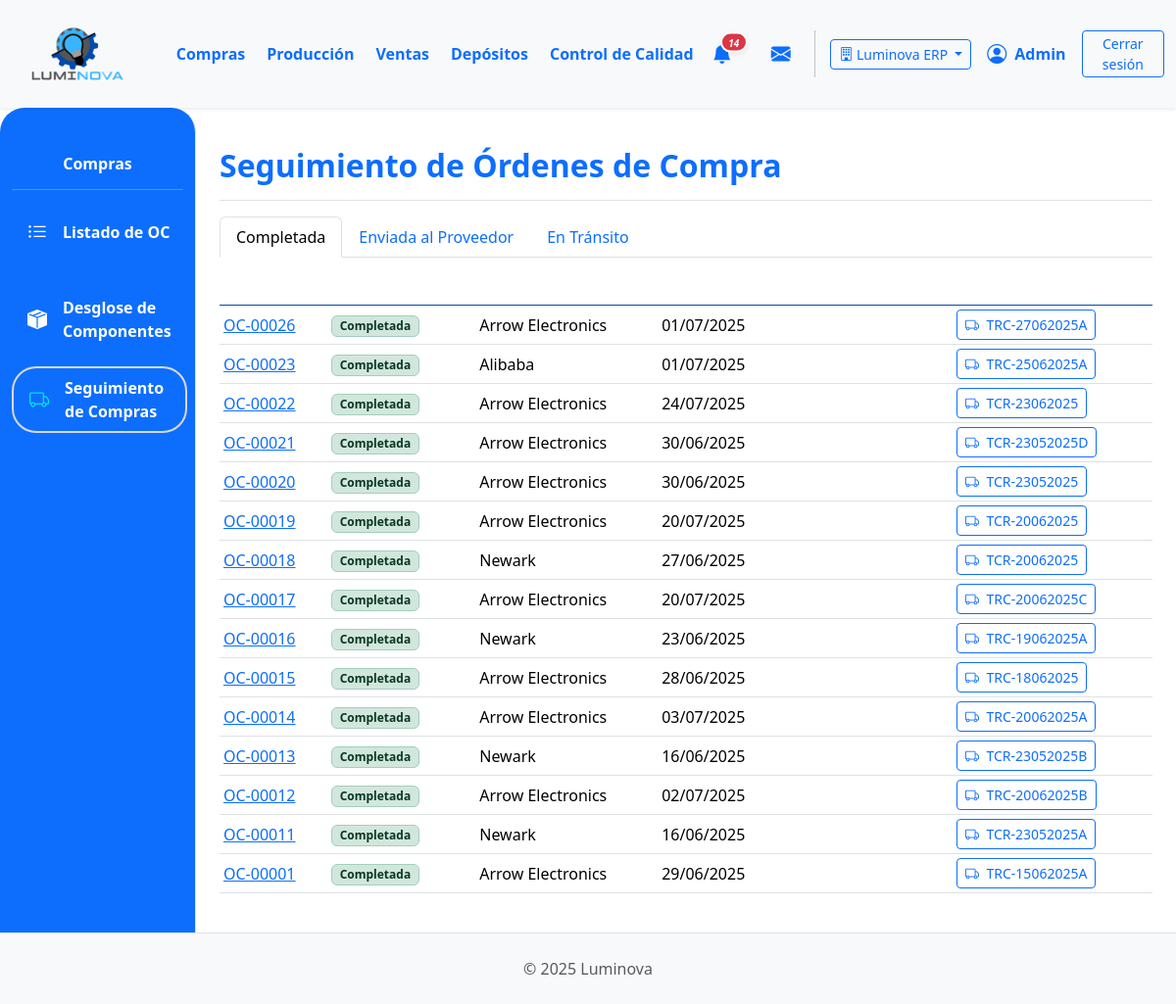
Page /compras/compras/seguimiento/ (signed in) on the committed database.
### App_LUMINOVA/models.py (models this page shows, shortened)
class Empresa(models.Model):
    nombre = models.CharField(max_length=150, unique=True)
    razon_social = models.CharField(max_length=255, blank=True)
    cuit = models.CharField(max_length=20, blank=True)
    direccion = models.CharField(max_length=255, blank=True)
    telefono = models.CharField(max_length=50, blank=True)
    email = models.EmailField(blank=True)
    fecha_creacion = models.DateTimeField(auto_now_add=True)
    activa = models.BooleanField(default=True)
    class Meta:
        verbose_name = "Empresa"
        verbose_name_plural = "Empresas"

class EmpresaScopedModel(models.Model):
    empresa = models.ForeignKey(
        'Empresa',
        on_delete=models.PROTECT,
        related_name="%(app_label)s_%(class)s",
        null=True,
        blank=True,
    )
    EMPRESA_FALLBACK_FIELDS = ()
    class Meta:
        abstract = True

class Orden(EmpresaScopedModel):
    EMPRESA_FALLBACK_FIELDS = ("deposito", "insumo_principal")
    TIPO_ORDEN_CHOICES = [
        ("compra", "Orden de Compra"),
    ]
    ESTADO_ORDEN_COMPRA_CHOICES = [
        ("BORRADOR", "Borrador"),
        ("APROBADA", "Aprobada"),
        ("ENVIADA_PROVEEDOR", "Enviada al Proveedor"),
        ("CONFIRMADA_PROVEEDOR", "Confirmada por Proveedor"),
        ("EN_TRANSITO", "En Tránsito"),
        ("RECIBIDA_PARCIAL", "Recibida Parcialmente"),
        ("RECIBIDA_TOTAL", "Recibida Totalmente"),
        ("COMPLETADA", "Completada"),
        ("CANCELADA", "Cancelada"),
    ]
    numero_orden = models.CharField(
        max_length=20, unique=True, verbose_name="N° Orden de Compra"
    )
    tipo = models.CharField(max_length=20, choices=TIPO_ORDEN_CHOICES, default="compra")
    fecha_creacion = models.DateTimeField(default=timezone.now)
    proveedor = models.ForeignKey(
        Proveedor,
        on_delete=models.PROTECT,
        related_name="ordenes_de_compra_a_proveedor",
    )
    estado = models.CharField(
        max_length=30, choices=ESTADO_ORDEN_COMPRA_CHOICES, default="BORRADOR"
    )
    insumo_principal = models.ForeignKey(
        Insumo,
        on_delete=models.SET_NULL,
        null=True,
        blank=True,
        verbose_name="Insumo Principal",
    )
    cantidad_principal = models.PositiveIntegerField(
        null=True, blank=True, verbose_name="Cantidad Insumo Principal"
    )
    precio_unitario_compra = models.DecimalField(
        max_digits=10,
        decimal_places=2,
        null=True,
        blank=True,
        verbose_name="Precio Unit. Compra (de la oferta)",
    )
    deposito = models.ForeignKey(
        'Deposito',
        on_delete=models.PROTECT,
        null=True,
        blank=True,
        related_name='ordenes_de_compra',
        verbose_name='Depósito que solicita',
        help_text='Depósito que origina la solicitud de compra',
    )
    total_orden_compra = models.DecimalField(
        max_digits=12, decimal_places=2, default=0.00
    )
    fecha_estimada_entrega = models.DateField(null=True, blank=True)
    numero_tracking = models.CharField(max_length=50, null=True, blank=True)
    notas = models.TextField(blank=True, null=True)

class Proveedor(EmpresaScopedModel):
    nombre = models.CharField(max_length=100, unique=True)
    contacto = models.CharField(max_length=100, blank=True)
    telefono = models.CharField(max_length=25, blank=True)
    email = models.EmailField(blank=True, null=True)

### App_LUMINOVA/views_compras.py (the view)
# urls.py: path("compras/seguimiento/", compras_seguimiento_view, name="compras_seguimiento"),
@login_required
def compras_seguimiento_view(request):
    from collections import OrderedDict
    ESTADOS_SEGUIMIENTO = [
        "ENVIADA_PROVEEDOR",
        "EN_TRANSITO",
        "RECIBIDA_PARCIAL",
        "RECIBIDA_TOTAL",
        "COMPLETADA",
    ]
    ocs_seguimiento = filter_ordenes_compra_por_empresa(
        request,
        Orden.objects.filter(tipo="compra", estado__in=ESTADOS_SEGUIMIENTO)
        .select_related("proveedor")
        .order_by("-fecha_creacion")
    )
    estados_oc_dict = OrderedDict()
    for oc in ocs_seguimiento:
        estado = oc.estado
        nombre = oc.get_estado_display()
        if estado not in estados_oc_dict:
            estados_oc_dict[estado] = {"nombre": nombre, "ocs": []}
        estados_oc_dict[estado]["ocs"].append(oc)
    estados_oc_tabs = [(estado, data["nombre"], data["ocs"]) for estado, data in estados_oc_dict.items()]
    context = {
        "estados_oc_tabs": estados_oc_tabs,
        "titulo_seccion": "Seguimiento de Órdenes de Compra",
    }
    return render(request, "compras/seguimiento.html", context)

### App_LUMINOVA/context_processors.py (called while the page is built, shortened)
def puede_ver_deposito_sidebar(request):
    user = getattr(request, 'user', None)
    if not user or not user.is_authenticated:
        return {'puede_ver_deposito_sidebar': False}
    if user.is_superuser:
        return {'puede_ver_deposito_sidebar': True}

def empresa_actual_context(request):
    from .models import Empresa
    context = {
        'empresa_actual': None,
        'empresas_disponibles': [],
        'es_multi_empresa': False,
    }
    if request.user.is_authenticated:
        context['empresa_actual'] = getattr(request, 'empresa_actual', None)
        if request.user.is_superuser:
            empresas = Empresa.objects.filter(activa=True)
            context['empresas_disponibles'] = list(empresas)
            context['es_multi_empresa'] = empresas.count() > 1
        else:
            if hasattr(request.user, 'perfil'):
                context['empresas_disponibles'] = [request.user.perfil.empresa]
    return context

### App_LUMINOVA/empresa_filters.py (called while the page is built)
def _filter_queryset_by_empresa(request, queryset, fallback_paths=None):
    empresa_actual = getattr(request, 'empresa_actual', None)
    if not empresa_actual:
        return queryset.none()
    condition = Q(empresa=empresa_actual)
    if fallback_paths:
        fallback_condition = Q()
        for path in fallback_paths:
            fallback_condition |= Q(empresa__isnull=True) & Q(**{f"{path}__empresa": empresa_actual})
        condition |= fallback_condition
    return queryset.filter(condition)

def filter_ordenes_compra_por_empresa(request, queryset=None):
    if queryset is None:
        queryset = Orden.objects.filter(tipo='compra')
    return _filter_queryset_by_empresa(request, queryset, fallback_paths=("deposito",))

### App_LUMINOVA/threadlocals.py (called while the page is built)
def set_current_empresa(empresa):
    _locals.empresa_actual = empresa

### App_LUMINOVA/utils.py (called while the page is built)
def es_admin(user):
    if user.is_superuser:
        return True
    for grupo in user.groups.all():
        nombre_lower = grupo.name.lower()
        if nombre_lower == 'administrador' or nombre_lower.endswith('__administrador'):
            return True
    return False

### App_LUMINOVA/templates/compras/seguimiento.html (shortened to what this page needs)
{% extends 'padre.html' %}
{% load static %}
{% block sidebar_content %}
    {% include 'compras/compras_sidebar.html' %}
{% endblock %}
{% block content %}
<div class="d-flex justify-content-between flex-wrap flex-md-nowrap align-items-center pt-3 pb-2 mb-3 border-bottom">
    <h1 class="h2 fw-bold text-primary">Seguimiento de Órdenes de Compra</h1>
</div>
<ul class="nav nav-tabs" id="ocTabs" role="tablist">
  {% for estado, nombre, ocs in estados_oc_tabs %}
    <li class="nav-item" role="presentation">
      <button class="nav-link {% if forloop.first %}active{% endif %}" id="tab-{{ estado }}" data-bs-toggle="tab" data-bs-target="#tab-content-{{ estado }}" type="button" role="tab" aria-controls="tab-content-{{ estado }}" aria-selected="{% if forloop.first %}true{% else %}false{% endif %}">{{ nombre }}</button>
    </li>
  {% endfor %}
</ul>
<div class="tab-content mt-3" id="ocTabsContent">
  {% for estado, nombre, ocs in estados_oc_tabs %}
    <div class="tab-pane fade {% if forloop.first %}show active{% endif %}" id="tab-content-{{ estado }}" role="tabpanel" aria-labelledby="tab-{{ estado }}">
      <div class="table-responsive">
        <table class="table table-hover table-sm align-middle">
          <thead class="color-thead">
            <tr>
              <th class="align-middle">N° OC</th>
              <th class="align-middle">Estado de OC</th>
              <th class="align-middle">Proveedor</th>
              <th class="align-middle">Fecha Estimada de Entrega</th>
              <th class="align-middle">N° Tracking</th>
            </tr>
          </thead>
          <tbody>
            {% for oc in ocs %}
            <tr>
              <td class="align-middle">
                  <a href="{% url 'App_LUMINOVA:compras_detalle_oc' oc.id %}">{{ oc.numero_orden }}</a>
              </td>
              <td class="align-middle">
                  <span class="badge bg-success-subtle text-success-emphasis border border-success-subtle">
                      {{ oc.get_estado_display }}
                  </span>
              </td>
              <td class="align-middle">{{ oc.proveedor.nombre }}</td>
              <td class="align-middle">{{ oc.fecha_estimada_entrega|date:"d/m/Y"|default:"No especificada" }}</td>
              <td>
                {% if oc.numero_tracking %}
                  <a href="{% url 'App_LUMINOVA:compras_tracking_pedido' oc.id %}" class="btn btn-sm btn-outline-primary">
                      <i class="bi bi-truck me-1"></i> {{ oc.numero_tracking }}
                  </a>
                {% else %}
                  N/A
                {% endif %}
              </td>
            </tr>
            {% empty %}
            <tr>
              <td colspan="5" class="text-center fst-italic text-muted py-3">No hay órdenes en este estado.</td>
            </tr>
            {% endfor %}
          </tbody>
        </table>
      </div>
    </div>
  {% endfor %}
</div>
{% endblock %}

### App_LUMINOVA/templates/shared/header.html (shortened to what this page needs)
{% load static %}
<header>
    <nav class="navbar navbar-expand-lg navbar-light bg-light shadow-sm p-0">
        <div class="container-fluid d-flex align-items-center">
            <div class="col-md-3 col-lg-1">
                <a class="navbar-brand d-flex align-items-center ms-3" href="{% url 'App_LUMINOVA:dashboard' %}">
                    <img src="{% static 'img/logo.png' %}" alt="Luminova Logo" height="100" width="100" class="d-inline-block align-text-top me-2">
                </a>
            </div>
            <div class="collapse navbar-collapse" id="navbarContent" style="padding-left: 5%;">
                <ul class="navbar-nav mb-2 mb-lg-0 d-flex justify-content-around w-100">
                    <li class="nav-item"><a class="nav-link text-primary fw-bold" href="{% url 'App_LUMINOVA:compras_lista_oc' %} ">Compras</a></li>
                    <li class="nav-item"><a class="nav-link text-primary fw-bold" href="{% url 'App_LUMINOVA:produccion_principal' %}">Producción</a></li>
                    <li class="nav-item"><a class="nav-link text-primary fw-bold" href="{% url 'App_LUMINOVA:ventas_lista_ov' %}">Ventas</a></li>
                    <li class="nav-item"><a class="nav-link text-primary fw-bold" href="{% url 'App_LUMINOVA:seleccionar_deposito' %}">Depósitos</a></li>
                    <li class="nav-item"><a class="nav-link text-primary fw-bold" href="{% url 'App_LUMINOVA:control_calidad_view' %}">Control de Calidad</a></li>
                </ul>
                <div class="navbar-nav ms-auto d-flex flex-row align-items-center">
                    {% if user.is_authenticated %}
                        <div class="nav-item dropdown me-3">
                            <a class="nav-link px-2 position-relative d-flex align-items-center" href="#" role="button" data-bs-toggle="dropdown" aria-expanded="false" title="Notificaciones">
                                <i class="bi bi-bell-fill fs-5 text-primary">
                                    {% if total_notificaciones > 0 %}
                                    <span class="position-absolute translate-middle badge rounded-pill bg-danger shadow-sm" style="font-size: 0.5em; min-width:18px; border:2px solid #fff; margin-top: 3px; margin-left: 2px; display: inline-block; text-align: center;">{{ total_notificaciones }}</span>
                                    {% endif %}
                                </i>
                            </a>
                        </div>
                        <div class="nav-item dropdown ms-2" id="dropdown-mensajes">
                            <a class="nav-link px-2 position-relative d-flex align-items-center" href="#" id="mensajesDropdown" role="button" data-bs-toggle="dropdown" aria-expanded="false" title="Mensajes">
                                <i class="bi bi-envelope-fill fs-5 text-primary"></i>
                            </a>
                        </div>
                        <div class="nav-item d-flex align-items-center">
                            {% if empresas_disponibles|length > 1 %}
                            <div class="dropdown me-3">
                                <button class="btn btn-sm btn-outline-primary dropdown-toggle" type="button" id="empresaDropdown" data-bs-toggle="dropdown" aria-expanded="false" title="Cambiar empresa">
                                    <i class="bi bi-building"></i>
                                    <span class="d-none d-lg-inline">{{ empresa_actual.nombre|truncatechars:20 }}</span>
                                </button>
                            </div>
                            {% endif %}
                             <i class="bi bi-person-circle fs-5 text-primary"></i>
                             <span class="ms-2 fw-bold text-primary">{{ user.first_name|default:user.username|capfirst }}</span>
                        </div>
                        <div class="nav-item ms-3">
                            <a class="btn btn-outline-primary btn-sm btn-CS" href="#" id="logout-btn">Cerrar sesión</a>
                        </div>
                    {% endif %}
                </div>
            </div>
        </div>
    </nav>
</header>

### App_LUMINOVA/static/css/custom.css (style rules this page uses)
html, body { height: 100%; margin: 0; }
body { display: flex; flex-direction: column; min-height: 100vh; }
.table > thead.color-thead { --bs-table-color: white; background-color: #014BAC !important; color: white !important; border-color: #014BAC !important; }
.table > thead.color-thead > tr > th { color: inherit !important; vertical-align: middle !important; }

### App_LUMINOVA/templates/shared/header.html (style rules this page uses)
.btn-CS { --bs-btn-padding-x: 1.25rem; --bs-btn-padding-y: 0.15rem; }

### rows in the picture
Empresa: nombre "Luminova ERP"
Orden: nombre "Enviada al Proveedor"
Orden: nombre "En Tránsito"
Orden: numero_orden "OC-00026", estado "Completada", proveedor.nombre "Arrow Electronics", fecha_estimada_entrega "01/07/2025", numero_tracking "TRC-27062025A"
Orden: numero_orden "OC-00023", estado "Completada", proveedor.nombre "Alibaba", fecha_estimada_entrega "01/07/2025", numero_tracking "TRC-25062025A"
Orden: numero_orden "OC-00022", estado "Completada", proveedor.nombre "Arrow Electronics", fecha_estimada_entrega "24/07/2025", numero_tracking "TCR-23062025"
Orden: numero_orden "OC-00021", estado "Completada", proveedor.nombre "Arrow Electronics", fecha_estimada_entrega "30/06/2025", numero_tracking "TCR-23052025D"
Orden: numero_orden "OC-00020", estado "Completada", proveedor.nombre "Arrow Electronics", fecha_estimada_entrega "30/06/2025", numero_tracking "TCR-23052025"
Orden: numero_orden "OC-00019", estado "Completada", proveedor.nombre "Arrow Electronics", fecha_estimada_entrega "20/07/2025", numero_tracking "TCR-20062025"
Orden: numero_orden "OC-00018", estado "Completada", proveedor.nombre "Newark", fecha_estimada_entrega "27/06/2025", numero_tracking "TCR-20062025"
Orden: numero_orden "OC-00017", estado "Completada", proveedor.nombre "Arrow Electronics", fecha_estimada_entrega "20/07/2025", numero_tracking "TRC-20062025C"
Orden: numero_orden "OC-00016", estado "Completada", proveedor.nombre "Newark", fecha_estimada_entrega "23/06/2025", numero_tracking "TRC-19062025A"
Orden: numero_orden "OC-00015", estado "Completada", proveedor.nombre "Arrow Electronics", fecha_estimada_entrega "28/06/2025", numero_tracking "TRC-18062025"
Orden: numero_orden "OC-00014", estado "Completada", proveedor.nombre "Arrow Electronics", fecha_estimada_entrega "03/07/2025", numero_tracking "TRC-20062025A"
Orden: numero_orden "OC-00013", estado "Completada", proveedor.nombre "Newark", fecha_estimada_entrega "16/06/2025", numero_tracking "TCR-23052025B"
Orden: numero_orden "OC-00012", estado "Completada", proveedor.nombre "Arrow Electronics", fecha_estimada_entrega "02/07/2025", numero_tracking "TRC-20062025B"
Orden: numero_orden "OC-00011", estado "Completada", proveedor.nombre "Newark", fecha_estimada_entrega "16/06/2025", numero_tracking "TCR-23052025A"
Orden: numero_orden "OC-00001", estado "Completada", proveedor.nombre "Arrow Electronics", fecha_estimada_entrega "29/06/2025", numero_tracking "TRC-15062025A"

### other values in the picture
{{ total_notificaciones }} "14"
{{ user.first_name|default:user.username|capfirst }} "Admin"
{{ nombre }} "Completada"
